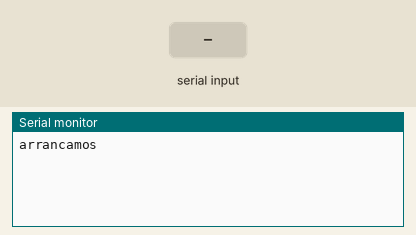
Simulated run of this sketch. Board: Arduino Uno, built with avr-gcc and run on an emulated ATmega328P. Shown: the last lines printed to the serial monitor. The inputs (shaded band) are chosen by the test bench.

Above: at 1.2 s.
1.3 s: "$GPGLL" received over the second serial link
At 3.3 s:
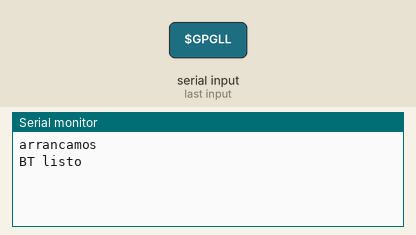
3.8 s: "A,A*" received over the second serial link
At 5.2 s:
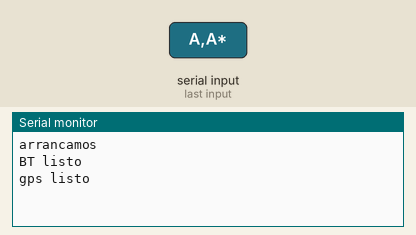

Measured:
- after the input at 1.3 s, the serial monitor: prints a new line after 1.0 s (image 1)
- after the input at 3.8 s, the serial monitor: prints a new line after 1.0 s (image 2)

The sketch:

prueba_Uno_R3.ino
```cpp
#include <SoftwareSerial.h>
SoftwareSerial servidor(6, 7); //RX, TX;
SoftwareSerial gps(2, 3); // RX, TX //recibo posición el 2
SoftwareSerial bt(10, 11); //RX, TX // viene del bluetooth el 10

//el ingreso de la data del bt viene por el serial tradicional

String pos = "";
String nombre = "";


void setup() {
  servidor.begin(9600); //servidor
  bt.begin(9600); //al esp8266
  Serial.begin(9600);
  gps.begin(9600); // posicion


  Serial.println("arrancamos");
}

void loop() {

  if (gps.available()) //consigo la posicion
  {
    pos = gps.readString();
    pos = posicion(pos);
    Serial.println("gps listo");
    bt.listen();
  }

  if (bt.available()) //consigo el nombre
  {
    nombre = bt.readString();
    nombre = nombresa(nombre);
    Serial.println("BT listo");
    gps.listen();
  }

  if (pos != "" && nombre != "") //si tengo el nombre y la posicion la mando
  {
    String mensa = pos + "/" + nombre;
    servidor.println(mensa);
    nombre = "";
    pos = "";
  }


}

String posicion(String palabra)
{
  String linea = "";
  int comienzo = -1, finale = -1;

  comienzo = palabra.indexOf("$GPGLL");
  finale = palabra.indexOf("A,A*");

  if (comienzo != -1 and finale != -1)
  {
    linea = palabra.substring(comienzo, finale);
    return linea;
  }
  else
  {
    return "";
  }
}

String nombresa (String mensa)
{
  int begine = mensa.indexOf("000");
  int finale = mensa.indexOf("111");

  if (begine == 0 and finale == mensa.length() - 3)
  {
    return mensa.substring(3, finale);
  }

  return "";
}
```
